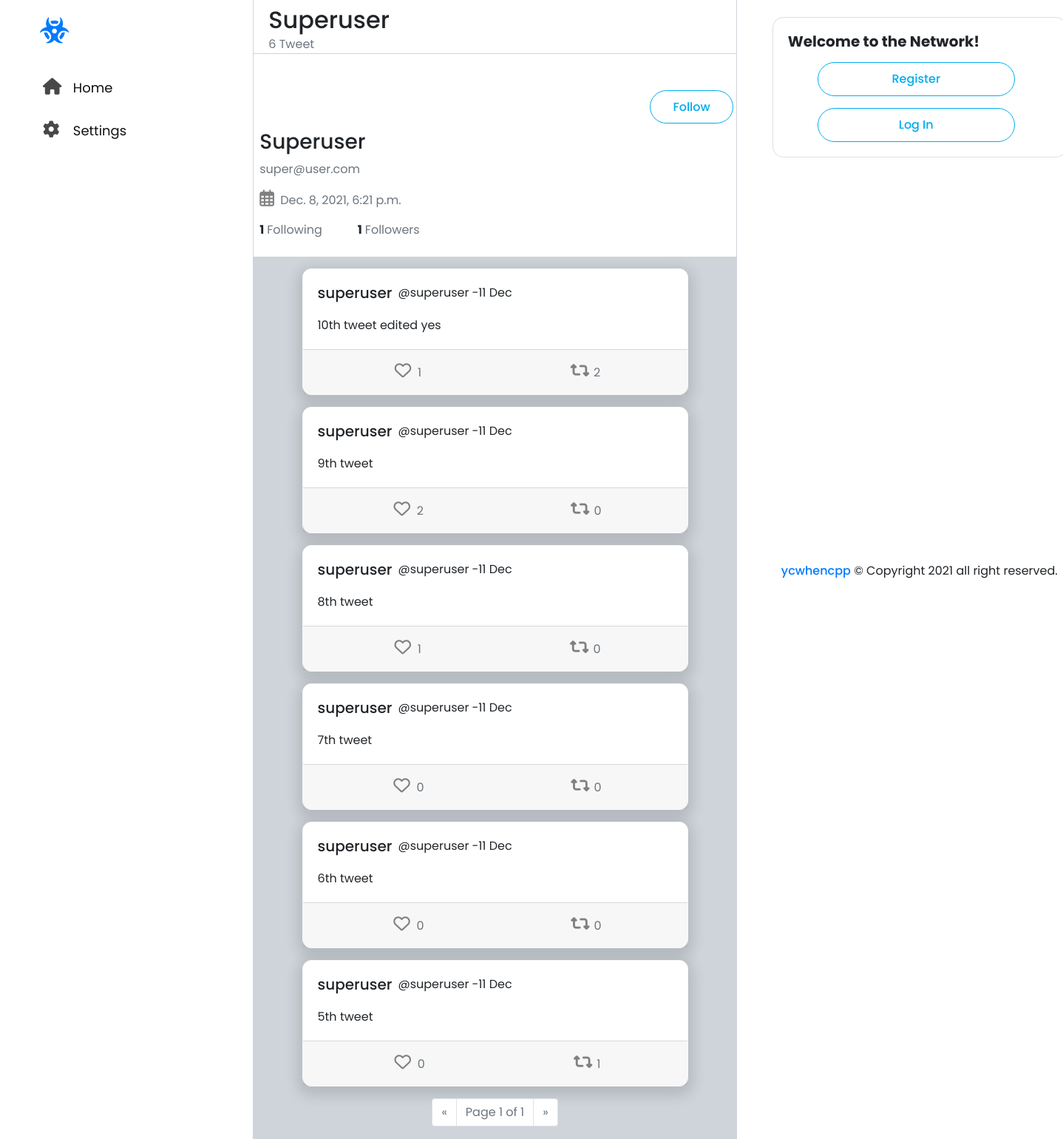
Page /profile/superuser on the earlier database version.
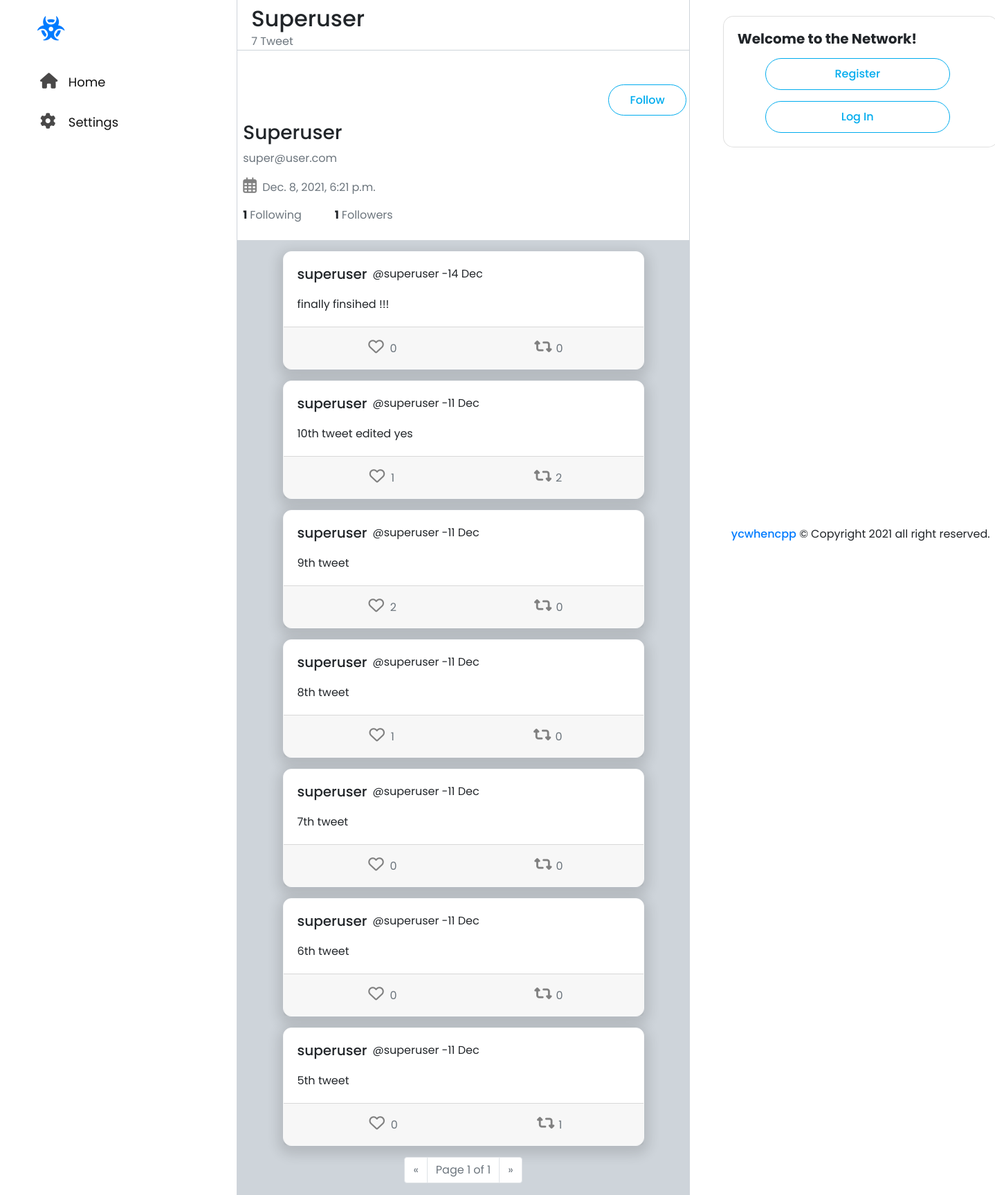
Same page on the later database version.
### network/models.py (models this page shows, shortened)
class make_tweet(models.Model):
    content=models.CharField(max_length=1000,null=False)
    author=models.ForeignKey(User,on_delete=models.CASCADE,related_name="tweet")
    time_stamp=models.DateTimeField(auto_now_add=True)
    liked=models.ManyToManyField(User,related_name="like",blank=True)
    retweet=models.ManyToManyField(User,related_name="retweet",blank=True)
    def likecount(self):
        return self.liked.all().count()
    def retweetcount(self):
        return self.retweet.all().count()
    class Meta:
        ordering=['-time_stamp']

class User(AbstractUser):
    pass
    is_following=models.ManyToManyField("self",related_name="followers",blank=True,symmetrical=False)
    def __str__(self):
        return self.username

### network/views.py (the view)
# urls.py: path("profile/<str:username>", views.view_profile, name="view_profile"),
def view_profile(request,username):
    viewed_profile=User.objects.get(username=username)
    tweets=viewed_profile.tweet.all()
    print(tweets)
    paginate=Paginator(tweets,10)
    page_number=request.GET.get("page")
    page_obj=paginate.get_page(page_number)
    return render(request,"network/profile.html",{
        "profile":viewed_profile,
        "page_obj":page_obj,
        "tweet_count":tweets.count()
    })

### network/templates/network/profile.html (shortened to what the changed rows need)
{% extends "network/layout.html" %}
{% load static %}
{% block body %}
<div class="profile-page">
      <div class="title sticky-top pt-2">
        <h2 class="profile-username" style=" padding-top:0; padding-bottom: 2px;">{{profile.username|capfirst}}</h2>
        <p class="text-muted" style="padding-left:20px; margin-bottom:0">{{tweet_count}} Tweet</p>
      </div>
      <div class=" user-tweets tweets ">
        {% for tweet in page_obj %}
        <div class=" tweet card   mb-3 border-light " id='tweet-{{tweet.id}}'>
          <div class="card-body">
            <div class="card-title d-flex justify-content-between  ">
              <div class="tweet-info d-flex" onclick="location.href='{% url 'view_profile' tweet.author %}'">
                <h5>{{tweet.author}}</h5> <span class="ml-2">@{{tweet.author.username}}</span> <span class="ml-1">-</span> <span>{{tweet.time_stamp|date:"d M"}}</span>
              </div>
            </div>
              <p class="card-text">{{tweet.content}}</p>
          </div>
          <div class="card-footer text-muted d-flex justify-content-around">
            <div class="like">
              {% if request.user in tweet.liked.all %}
                <button class="like-button" data-id="{{tweet.id}}"><i class="fas fa-heart" aria-hidden="true"></i></button>
              {% else %}
                <button class="like-button" data-id="{{tweet.id}}"><i class="far fa-heart" aria-hidden="true"></i></button>
              {% endif %}
              <span  id="like-post-{{tweet.id}}" class="like-count">{{tweet.likecount}}</span>
            </div>
            <div class="retweet">
              {% if user in tweet.retweet.all %}
              <button class="rt-button " data-id="{{tweet.id}}"><i class="fas fa-retweet retweet-true" aria-hidden="true"></i></button>
              {% else %}
              <button class="rt-button" data-id="{{tweet.id}}"><i class="fas fa-retweet" aria-hidden="true"></i></button>
              {% endif %}
              <span  id="rt-post-{{tweet.id}}" class="rt-count">{{tweet.retweetcount}}</span>
            </div>
          </div>
        </div>
        {% empty %}
        <div class="empty-tweets d-flex flex-column align-items-center ml-3 " style="margin-top:3rem;">
          <p style="margin-bottom: 10px;">Oops!! seems like you havent Posted any Tweet.</p>
      </div>
        {% endfor %}
    </div>
</div>
{% endblock %}

Differences in the rows shown:
added make_tweet: author "superuser", author.username "superuser", time_stamp "14 Dec", content "finally finsihed !!!", likecount "0", retweetcount "0"
Other differences:
{{ tweet_count }}: "6" → "7"
